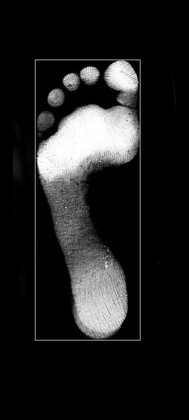
%> input picture rectImage.jpg, 189 x 420 px, shrunk from 389 x 866 before the run
$ octave --eval "result = footDetector(imread('rectImage.jpg'));"   (GNU Octave 9; MATLAB toolbox functions it lacks are replaced by stand-ins)
%> lines starting %> are read from the running program, lines starting %| are printed output that depends on the picture; in (x1, y1, x2, y2) boxes, pixels count from 0 and x2, y2 are one past the last pixel; in counts of white or black regions, pixels touching at a corner belong together; the program's own positions count from 1
### footRectDetector.m
function [rect,draw_img]=footRectDetector(img)
[~,~,channel]=size(img);
if channel>1
    img=img(:,:,1);
end
img=boundary_prop(img,0.07);
%> in boundary_prop, img is the input picture: size 420x189 uint8; min 0, max 255, mean 32.5
[img_x,img_y]=size(img);
x1=img(1:fix(img_x/2),:);
x2=img(fix(img_x/2):end,:);
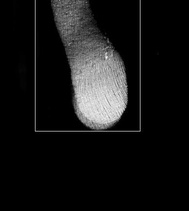
%> x2: size 211x189 uint8; min 0, max 252, mean 21.9
th1 = get_thresh(x1);
%> in get_thresh, `h=imhist(img);`: h = 256 values, max 25657 at index 1, min 10 at index 144, mean 155
%> in get_thresh, `dh=diff(h);`: dh = 255 values, max 74 at index 37, min -24668 at index 1, mean -99.61
%> after the loop in get_thresh, `for i=1:length(dh)-1`: th1 = 6
%> in get_thresh, `th2 = graythresh(img)*255/2;`: th2 = 54
%> in get_thresh, `th = (th1 + th2)/2;`: th = 30
%> th1 = 30
th2 = get_thresh(x2);
%> th2 = 21.75
th_b = max(th1, th2);
%> th_b = 30
th_r = min(th1, th2);
%> th_r = 21.75
max_col = max(img); max_row = max(img');
%> after `max_col = max(img)`: max_col = 189 values, max 255 at index 39, min 0 at index 1, mean 140
%> after `max_row = max(img')`: max_row = 420 values, max 255 at index 69, min 0 at index 1, mean 132.4
max_col_b = max2b(max_col,th_b);
%> after the loop in max2b, `for i=1:length(x)`: x = 189 values, max 1 at index 35, min 0 at index 1, mean 0.566
%> in max2b, `y=x;`: y has the same summary as x
%> max_col_b has the same summary as x in max2b
max_row_b = max2b(max_row,th_r);
%> max_row_b = 420 values, max 1 at index 60, min 0 at index 1, mean 0.671
key_col = search_point(max_col_b);
%> after the loop in search_point, `for i=1:length(max_col_b)-1`: key_point = [34 141]
%> key_col = [34 141]
key_col = max_key(key_col);
%> the loop in max_key, `for i=1:length(key_point)-1` made 1 pass
%> (LL, max_l) on pass 1: (107, 107)
key_row = search_point(max_row_b);
%> key_row = [59 341]
w = double((key_col(end)-key_col(1))/img_y);
%> w = 0.566
h = double((key_row(end)-key_row(1))/img_x);
%> h = 0.671
sc = double(key_col(1)/img_y);
%> sc = 0.18
sr = double(key_row(1)/img_x);
%> sr = 0.14
rect = [sr,sc,w,h];
%> rect = [0.14 0.18 0.566 0.671]
draw_img = draw_rect(img, rect);
    function img = draw_rect(img,label)
%> called with label = [0.14 0.18 0.566 0.671]
        [r,c,l]=size(img);
        p_col = round(c*label(2));
%> p_col = 34
        p_row = round(r*label(1));
%> p_row = 59
        p_w = round(c*label(3));
%> p_w = 107
        p_h = round(r*label(4));
%> p_h = 282
        img(p_row,p_col:p_col+p_w) = 255;
%> img: size 420x189 uint8; min 0, max 255, mean 32.9
        img(p_row+p_h,p_col:p_col+p_w) = 255;
        img(p_row:p_row+p_h,p_col) = 255;
        img(p_row:p_row+p_h,p_col+p_w) = 255;
    end
% [10 lines of commented-out code are left out]
    % [13 lines left out: function get_thresh, not called in this run]
    function y=max2b(x,threshold)
        for i=1:length(x)
            if x(i)>threshold
                x(i) = 1;
            else
                x(i) = 0;
            end
        end
        y=x;
    end
    function key_point=search_point(max_col_b)
        key_point=[];
        for i=1:length(max_col_b)-1
            if max_col_b(i)+max_col_b(i+1)==1
                key_point(end+1)=i;
            end
        end
        if length(key_point)<2
            key_point = [1,key_point,length(max_col_b)];
        end
    end
    function key=max_key(key_point)
        max_l=0;
        for i=1:length(key_point)-1
            LL=key_point(i+1)-key_point(i);
            if LL>max_l
                index=i;
                max_l=LL;
            end
        end
        key=[key_point(index),key_point(index+1)];
    end
end

### boundary_prop.m
function img = boundary_prop(img,BOUNDARY_RATE)
%BOUNDARY_RATE=0.02;
[r,c,~]=size(img);
b_r=round(r*BOUNDARY_RATE);
b_c=round(c*BOUNDARY_RATE);
img(1:b_r,:)=0;
img(r-b_r:r,:)=0;
img(:,1:b_c)=0;
img(:,c-b_c:c)=0;
end

### get_thresh.m
function th=get_thresh(img)
h=imhist(img);
dh=diff(h);
th1 = 5;
for i=1:length(dh)-1
    if abs(dh(length(dh)-i))>2000
        th1=length(dh)-i+5;
        break;
    end
end
th2 = graythresh(img)*255/2;
th = (th1 + th2)/2;
end

### getFootBoundary.m
function [draw_img,rect,pad_left,pad_right,heel_left,heel_right]=getFootBoundary(img)
[rect,~]=footRectDetector(img);
%> rect = [0.14 0.18 0.566 0.671]
img=rectFilter(img,rect);
[pad_up_left,...
 pad_down_left,...
 pad_up_right,...
 pad_down_right,...
 heel_up,...
 heel_down]=getPadHeelRegion(img);
padLeft=img(pad_up_left:pad_down_left,:);
padRight=img(pad_up_right:pad_down_right,:);
heel=img(heel_up:heel_down,:);
[pad_left,~]=boundry_search(padLeft,pad_up_left);
[~,pad_right]=boundry_search(padRight,pad_up_right);
[heel_left,heel_right]=boundry_search(heel,heel_up);
pad_left=check_box(pad_left);
pad_right=check_box(pad_right);
heel_left=check_box(heel_left);
heel_right=check_box(heel_right);
draw_img=draw_boundry(img, pad_left);
draw_img=draw_boundry(draw_img, pad_right);
draw_img=draw_boundry(draw_img, heel_right);
draw_img=draw_boundry(draw_img, heel_left);
end

### rectFilter.m
function rect_img=rectFilter(img,rect)
%> called with rect = [0.14 0.18 0.566 0.671]
[h,w,c]=size(img);
up=round(h*rect(1));
%> up = 59
down=round(h*(rect(1)+rect(4)));
%> down = 341
left=round(w*rect(2));
%> left = 34
right=round(w*(rect(2)+rect(3)));
%> right = 141
img(1:up,:)=0;
img(down:h,:)=0;
img(:,1:left)=0;
%> img: size 420x189 uint8; min 0, max 255, mean 32.3
img(:,right:w)=0;
rect_img=img;
end

### getPadHeelRegion.m
function [pad_up_left,...
          pad_down_left,...
          pad_up_right,...
          pad_down_right,...
          heel_up,...
          heel_down]=getPadHeelRegion(img)
PAD_UP_SCALE=0.13;
PAD_DOWN_SCALE=0.08;
HEEL_UP_SCALE=0.2;
[h,w,~]=size(img);
[rect,~]=footRectDetector(img);
%> the loop in max_key (call 2), `for i=1:length(key_point)-1` made 1 pass
%> (LL, max_l) on pass 1: (106, 106)
%> rect = [0.14 0.18 0.561 0.669]
ImgPadLeft=img(1:round(h*(rect(1)+rect(4)/2)),...
               1:round(w*(rect(2)+rect(3)/2)));
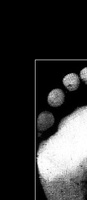
%> ImgPadLeft: size 200x87 uint8; min 0, max 255, mean 46.9
ImgPadRight=img(1:round(h*(rect(1)+rect(4)/2)),...
               round(w*(rect(2)+rect(3)/2)):end);
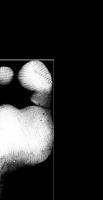
%> ImgPadRight: size 200x103 uint8; min 0, max 255, mean 41.7
pad_left_ind=getImgSecPeak(ImgPadLeft);
%> in getImgSecPeak, `avgPad=mean(img');`: avgPad = 200 values, max 143.5 at index 155, min 0 at index 1, mean 46.92
%> in getImgSecPeak, `P=polyfit(1:length(avgPad),avgPad,10);`: P = [6.55e-18 -7.68e-15 3.81e-12 -1.03e-09 1.67e-07 -1.65e-05 0.000973 -0.0325 0.554 -3.96 7.33]
%> in getImgSecPeak, `avgVal=polyval(P,1:length(avgPad));`: avgVal = 200 values, max 141.9 at index 155, min -2.96 at index 38, mean 46.92
%> in getMaxima, `d = diff(x);`: d = 199 values, max 3.2 at index 130, min -4.09 at index 178, mean 0.207
%> in getMaxima, `d1 = d(1:n-1);`: d1 = 198 values, max 3.2 at index 130, min -4.09 at index 178, mean 0.194
%> in getMaxima, `d2 = d(2:n);`: d2 = 198 values, max 3.2 at index 129, min -4.09 at index 177, mean 0.221
%> in getMaxima, `index = find(d1.*d2<0 & d1>0)+1;`: index = [19 155]
%> in getMaxima, `val=x(index);`: val = [2.26 141.9]
%> in getImgSecPeak, `[MaxVal,MaxInd]=getMaxima(avgVal);`: MaxInd = [19 155]
%> in getImgSecPeak, `[~,indMaxVal] = sort(MaxVal);`: indMaxVal = [1 2]
%> in getImgSecPeak, `index = MaxInd(max(indMaxVal(end-1:end)));`: index = 155
%> pad_left_ind = 155
pad_right_ind=getImgSecPeak(ImgPadRight);
%> pad_right_ind = 137
pad_up_left=pad_left_ind-round(h*rect(4)*PAD_UP_SCALE);
%> pad_up_left = 118
pad_down_left=pad_left_ind+round(h*rect(4)*PAD_DOWN_SCALE);
%> pad_down_left = 177
pad_up_right=pad_right_ind-round(h*rect(4)*PAD_UP_SCALE);
%> pad_up_right = 100
pad_down_right=pad_right_ind+round(h*rect(4)*PAD_DOWN_SCALE);
%> pad_down_right = 159
heel_down=round((rect(1)+rect(4))*h);
%> heel_down = 340
heel_up=heel_down-round(rect(4)*h*HEEL_UP_SCALE);
%> heel_up = 284
%> in getFootBoundary, `[pad_up_left, pad_down_left, pad_up_right, pad_down_right, heel_up, he..`: pad_up_left = 118; pad_down_left = 177; pad_up_right = 100; pad_down_right = 159; heel_up = 284; heel_down = 340
end

### getImgSecPeak.m
function index=getImgSecPeak(img)
avgPad=mean(img');
P=polyfit(1:length(avgPad),avgPad,10);
avgVal=polyval(P,1:length(avgPad));
[MaxVal,MaxInd]=getMaxima(avgVal);
[~,indMaxVal] = sort(MaxVal);
if length(indMaxVal)>=2
    index = MaxInd(max(indMaxVal(end-1:end)));
else
    index = indMaxVal;
end
end

### getMaxima.m
function [val,index]=getMaxima(x)
d = diff(x);
n = length(d);
d1 = d(1:n-1);
d2 = d(2:n);
index = find(d1.*d2<0 & d1>0)+1;
val=x(index);
end

### boundry_search.m
function [left, right]=boundry_search(img, pos_h)
thresh=get_thresh(img);
%> thresh = 32.75
bwImg=im2bw(img, thresh/255);
%> bwImg: size 60x189 logical; 47.5% white; 3 white regions (1 under 20 px), largest, box (x1, y1, x2, y2) and area: (34, 0, 140, 60) 5190, (37, 0, 54, 14) 193
bwImg=bwareaopen(bwImg, 200);
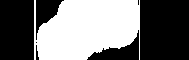
%> bwImg: size 60x189 logical; 45.8% white; 1 white region, box (x1, y1, x2, y2) and area: (34, 0, 140, 60) 5190
left=zeros(1,2);
right=zeros(1,2);
[h,w]=size(bwImg);
for i=1:h
    for j=1:w
        if bwImg(i,j) > 0
            left(i,1)=i+pos_h;
            left(i,2)=j;
            break
        end
    end
end
%> after the loop, left = 60 rows, first 12: [119 35; 120 35; 121 35; 122 35; 123 35; 124 35; 125 35; 126 35; 127 35; 128 35; 129 35; 130 35]
%%%%%%%%%%%%%%%%%%%%%%%%%%%%
for i=1:h
    for j=1:w
        if bwImg(i,j) > 0
            right(i,1)=i+pos_h;
            right(i,2)=j;
        end
    end
end
%> after the loop, right = 60 rows, first 12: [119 140; 120 140; 121 140; 122 140; 123 140; 124 140; 125 140; 126 140; 127 140; 128 140; 129 140; 130 140]
%> in getFootBoundary, `[pad_left,~]=boundry_search(padLeft,pad_up_left);`: pad_left has the same summary as left in boundry_search
%> after the loop in boundry_search (call 2), `for i=1:h`: left = 60 rows, first 12: [101 35; 102 35; 103 35; 104 35; 105 35; 106 35; 107 35; 108 35; 109 35; 110 35; 111 35; 112 35]
%> after the loop in boundry_search (call 2), `for i=1:h`: right = 60 rows, first 12: [101 140; 102 140; 103 140; 104 140; 105 140; 106 140; 107 140; 108 140; 109 140; 110 140; 111 140; 112 140]
%> in getFootBoundary, `[~,pad_right]=boundry_search(padRight,pad_up_right);`: pad_right has the same summary as right in boundry_search
%> call 3 of boundry_search, with pos_h = 284
%> in boundry_search (call 3), `thresh=get_thresh(img);`: thresh = 26
%> in boundry_search (call 3), `bwImg=im2bw(img, thresh/255);`:
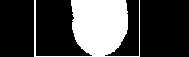
%> bwImg: size 57x189 logical; 27.9% white; 1 white region, box (x1, y1, x2, y2) and area: (34, 0, 140, 57) 3001
%> after the loop in boundry_search (call 3), `for i=1:h`: left = 57 rows, first 12: [285 35; 286 35; 287 35; 288 35; 289 35; 290 35; 291 35; 292 35; 293 35; 294 35; 295 35; 296 35]
%> after the loop in boundry_search (call 3), `for i=1:h`: right = 57 rows, first 12: [285 140; 286 140; 287 140; 288 140; 289 140; 290 140; 291 140; 292 140; 293 140; 294 140; 295 140; 296 140]
%> in getFootBoundary, `[heel_left,heel_right]=boundry_search(heel,heel_up);`: heel_left has the same summary as left in boundry_search; heel_right has the same summary as right in boundry_search
end

### check_box.m
function box2=check_box(box)
box2=[];
[L,~]=size(box);
for i=1:L
    if box(i,1)>0 & box(i,2)>0
        box2(end+1,:)=box(i,:);
    end
end
%> after the loop, box2 = 60 rows, first 12: [119 35; 120 35; 121 35; 122 35; 123 35; 124 35; 125 35; 126 35; 127 35; 128 35; 129 35; 130 35]
%> after the loop in check_box (call 2), `for i=1:L`: box2 = 60 rows, first 12: [101 140; 102 140; 103 140; 104 140; 105 140; 106 140; 107 140; 108 140; 109 140; 110 140; 111 140; 112 140]
%> after the loop in check_box (call 3), `for i=1:L`: box2 has the same summary as left in boundry_search
%> after the loop in check_box (call 4), `for i=1:L`: box2 has the same summary as right in boundry_search
end

### draw_boundry.m
function draw_img=draw_boundry(img, boundry)
for i=1:length(boundry)
    img(boundry(i,1),boundry(i,2))=255;
end
%> img: size 420x189 uint8; min 0, max 255, mean 32.1
%> after the loop in draw_boundry (call 3), `for i=1:length(boundry)`:
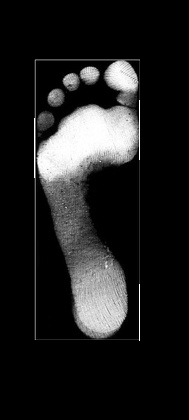
%> img: size 420x189 uint8; min 0, max 255, mean 32.4; mean of the top-left, top-right, bottom-left and bottom-right quarters 49.9, 36.5, 21.1, 21.9
%> in footDetector, `[~,rect,pad_left,pad_right,heel_left,heel_right]=getFootBoundary(img);`: rect = [0.14 0.18 0.566 0.671]; pad_left = 60 rows, first 12: [119 35; 120 35; 121 35; 122 35; 123 35; 124 35; 125 35; 126 35; 127 35; 128 35; 129 35; 130 35]; pad_right has the same summary as box2 in check_box; heel_left has the same summary as left in boundry_search; heel_right has the same summary as right in boundry_search
draw_img=img;
end

### getVertex.m
function point=getVertex(img,rect)
%> called with rect = [0.14 0.18 0.566 0.671]
SEARCH_DEPTH=300;
[h,w,~]=size(img);
upImg=img(round(rect(1)*h)+1:round(rect(1)*h)+SEARCH_DEPTH,:);
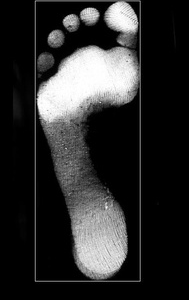
%> upImg: size 300x189 uint8; min 0, max 255, mean 45.6
thresh=get_thresh(img);
%> thresh = 26.75
for i=1:SEARCH_DEPTH
    for j=1:w
        if upImg(i,j)>=thresh
            point=[round(rect(1)*h)+i,j];
            return;
        end
    end
end
%> in footDetector, `UPOINT=getVertex(img,rect);`: UPOINT = [60 36]
end

### convexLine.m
function [y,hashTab]=convexLine(padLeft, heelLeft, padRight, heelRight)
point=[padLeft;heelLeft;padRight;heelRight];
%> point = 234 rows, first 12: [119 35; 120 35; 121 35; 122 35; 123 35; 124 35; 125 35; 126 35; 127 35; 128 35; 129 35; 130 35]
hashSeg=[length(padLeft),...
    length(padLeft)+length(heelLeft),...
    length(padLeft)+length(heelLeft)+length(padRight)];
%> the run ends on the next line
dt=DelaunayTri(point(:,1),point(:,2));
hashTab=convexHull(dt);
ind1=max(hashTab(hashTab>=1 & hashTab<=hashSeg(1)));
ind2=min(hashTab(hashTab>hashSeg(1) & hashTab<=hashSeg(2)));
ind3=max(hashTab(hashTab>hashSeg(2) & hashTab<=hashSeg(3)));
ind4=min(hashTab(hashTab>hashSeg(3)));
if isempty(ind4)
    ind4=hashSeg(3);
end
y=[point(ind1,:);point(ind2,:);point(ind3,:);point(ind4,:)];
end

### footDetector.m
function [draw_img,FP,lines,rect]=footDetector(img)
%FP:pad_left;heel_left;pad_right;heel_right
[~,rect,pad_left,pad_right,heel_left,heel_right]=getFootBoundary(img);
UPOINT=getVertex(img,rect);
[FP,~]=convexLine(pad_left, heel_left, pad_right, heel_right);
